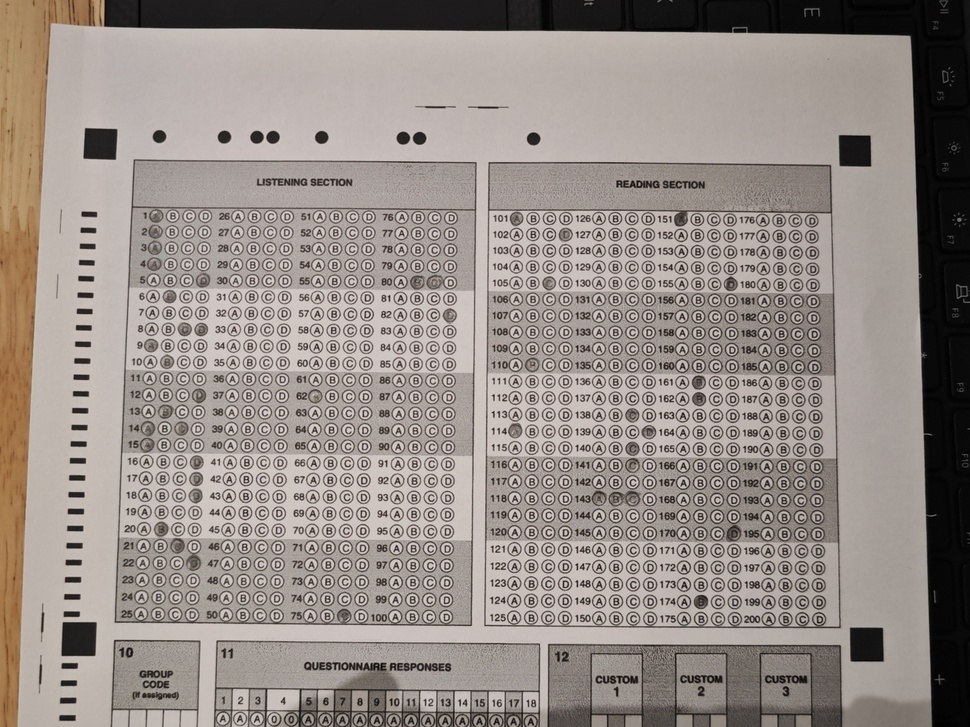
#> input picture ImageProcessing/input2.jpg, 970 x 727 px, shrunk from 2190 x 1642 before the run; its folder holds only this picture in this run
$ python imageProcessing.py
#> lines starting #> are read from the running program, lines starting #| are printed output that depends on the picture; after the words box and inside, x2 and y2 are one past the last pixel; in counts of white or black regions, pixels touching at a corner belong together
import cv2
import json
import numpy as np
from pathlib import Path
import pandas as pd

def bits_to_char(bits):
    if bits == (0,0,0,0): return '0'
    if bits == (1,0,0,0): return 'A'
    if bits == (0,1,0,0): return 'B'
    if bits == (0,0,1,0): return 'C'
    if bits == (0,0,0,1): return 'D'
    return 'X'

filename = Path("template_config.json")
with open(filename, 'r') as f:
#> (reads ImageProcessing/template_config.json from the repository)
    config = json.load(f)

key_path = Path("key.txt")
result_dir = Path("Result")
result_dir.mkdir(exist_ok=True)
result_xlsx = Path("result.xlsx")
all_results_list = []
excel_columns = ["name", "part1", "part2", "part3", "part4", "part5", "part6", "part7", "answer"]

image_files = list(Path('.').glob('*.jpg'))
for img_path in image_files:
    base_name = img_path.stem
    try:
        img = cv2.imread(img_path, cv2.IMREAD_UNCHANGED)
#> img is the input picture: shape (727, 970, 3); mean B, G, R 135.9, 141.1, 149.9
        img_gray = cv2.cvtColor(img, cv2.COLOR_BGR2GRAY)
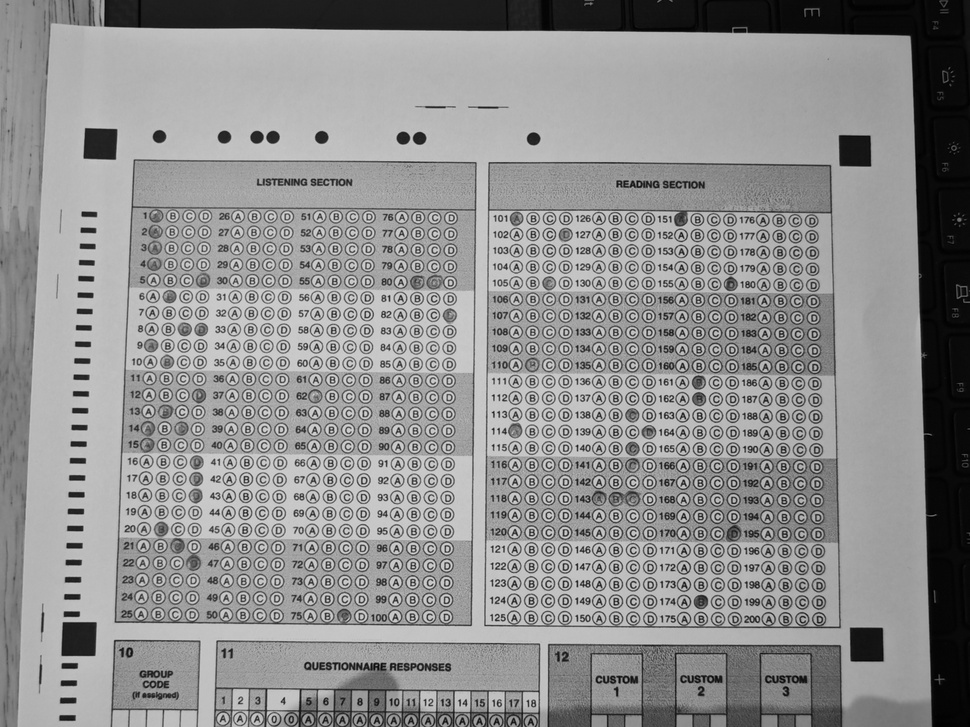
#> img_gray: shape (727, 970); min 0, max 228, mean 143.1
        _, img_binary = cv2.threshold(img_gray, 127, 255, cv2.THRESH_BINARY_INV)
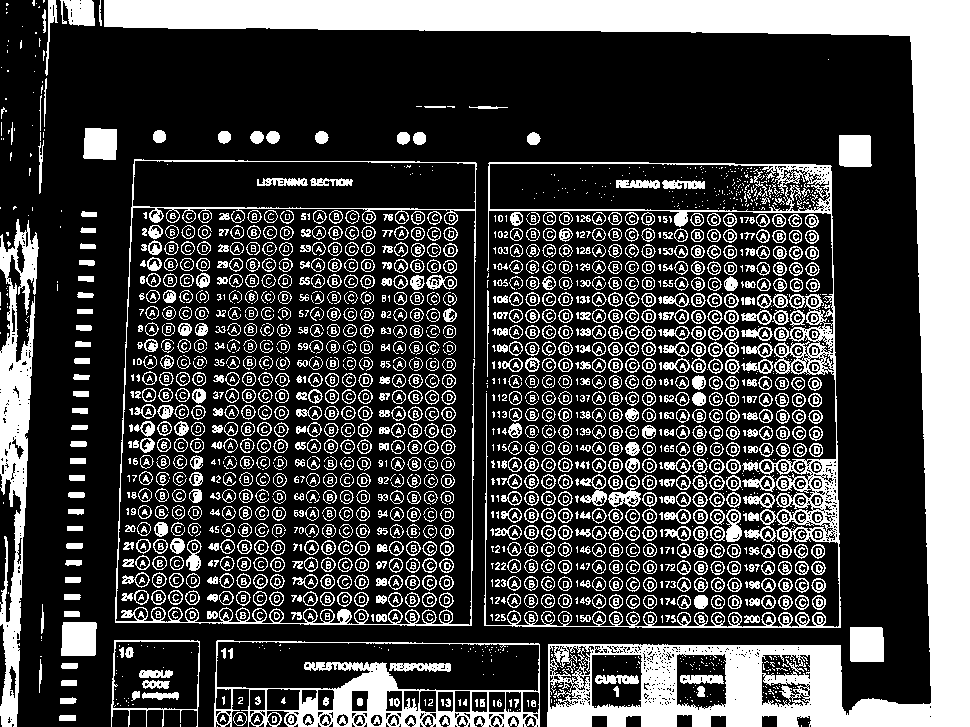
#> img_binary: shape (727, 970); 27.7% white; 2446 white regions (881 under 20 px)

        contours, _ = cv2.findContours(img_binary, cv2.RETR_EXTERNAL, cv2.CHAIN_APPROX_SIMPLE)
#> contours = 1472 contours, 634 with area under 20; largest, box (x1, y1, x2, y2) and area: (104, 0, 970, 727) 84046, (484, 162, 841, 628) 26302, (214, 640, 540, 727) 25890, (115, 159, 477, 626) 20331, (0, 219, 39, 727) 8722
        markers = []
        min_size = 0.5 * config['marker_scaling_ref'] * img_binary.shape[1]
#> min_size = 20.24
        min_density = 0.7  # tối thiểu 70% pixel trắng trong bounding box
        for cnt in contours:
            x, y, w, h = cv2.boundingRect(cnt)
            if w < min_size or h < min_size:
                continue
            aspect_ratio = w / h
            if not (0.8 <= aspect_ratio <= 1.2):
                continue
            roi = img_binary[y:y+h, x:x+w]
            density = np.sum(roi==255) / (w*h)
            if density >= min_density:
                markers.append((x, y, w, h))
#> this loop made 1472 passes
#> (x, y, w, h) on passes 1, 4, 5: (217, 726, 1, 1), (808, 722, 1, 1), (798, 718, 1, 1)
#> after the loop, markers = [(850, 627, 34, 35), (61, 622, 36, 34), (839, 135, 33, 32), (83, 128, 34, 32)]

        if len(markers) >= 4:
            centers = np.array([[x + w//2, y + h//2] for x, y, w, h in markers])
#> centers = [[867, 644], [79, 639], [855, 151], [100, 144]]
            s = centers.sum(axis=1)
#> s = [1511, 718, 1006, 244]
            diff = np.diff(centers, axis=1)
#> diff = [-223, 560, -704, 44]

            tl_idx = np.argmin(s)
#> tl_idx = 3
            br_idx = np.argmax(s)
#> br_idx = 0
            tr_idx = np.argmin(diff)
#> tr_idx = 2
            bl_idx = np.argmax(diff)
#> bl_idx = 1

            tl_rect = markers[tl_idx]
#> tl_rect = (83, 128, 34, 32)
            tr_rect = markers[tr_idx]
#> tr_rect = (839, 135, 33, 32)
            br_rect = markers[br_idx]
#> br_rect = (850, 627, 34, 35)
            bl_rect = markers[bl_idx]
#> bl_rect = (61, 622, 36, 34)

            SRC_POINTS = np.float32([
                [tl_rect[0], tl_rect[1]],  # 1. Góc TL của BB TL marker
                [tr_rect[0], tr_rect[1]],  # 2. Góc TL của BB TR marker
                [br_rect[0], br_rect[1]],  # 3. Góc TL của BB BR marker
                [bl_rect[0], bl_rect[1]]   # 4. Góc TL của BB BL marker
            ])
#> SRC_POINTS = [[83, 128], [839, 135], [850, 627], [61, 622]]
        DST_POINTS = np.float32([
            [0, 0],                                                         # Top-Left
            [config['warp_size']['width'], 0],                              # Top-Right
            [config['warp_size']['width'], config['warp_size']['height']],  # Bottom-Right
            [0, config['warp_size']['height']]                              # Bottom-Left
        ])
        M = cv2.getPerspectiveTransform(SRC_POINTS, DST_POINTS)
#> M = [[1.85, 0.0824, -164.1], [-0.0177, 1.91, -243.6], [-6.8e-06, 8.92e-05, 1]]
        img_warped = cv2.warpPerspective(img_binary, M, (config['warp_size']['width'], config['warp_size']['height']))
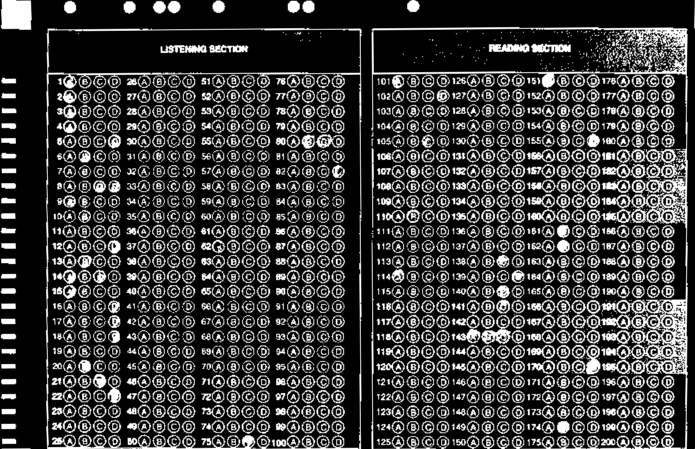
#> img_warped: shape (897, 1390) (shown at 1/2 size); min 0, max 255, mean 60.5

        img = cv2.warpPerspective(img, M, (config['warp_size']['width'], config['warp_size']['height']))
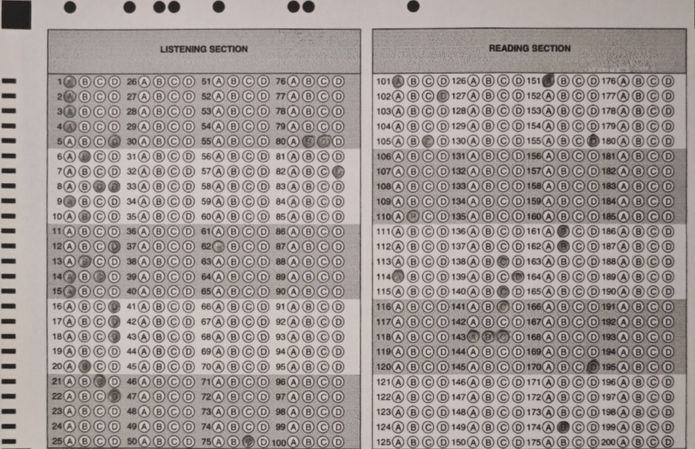
#> img: shape (897, 1390, 3) (shown at 1/2 size); mean B, G, R 148.3, 152, 160.7

        H_new, W_new = img_warped.shape[:2]
#> H_new = 897; W_new = 1390
        SCAN_THICKNESS = 50
        X_MIN_SIZE = 19; X_MAX_SIZE = 29  # Kích thước W/H ~ 24 +/- 5
        X_WH_RATIO_MIN = 0.8; X_WH_RATIO_MAX = 1.2 # Tỷ lệ ~ 1
        Y_W_MIN = 22; Y_W_MAX = 32         # Kích thước W ~ 27 +/- 5
        Y_H_MIN = 4; Y_H_MAX = 14
        valid_contours_top = []
        valid_contours_left = []
        FINAL_X_INDICES = []
        FINAL_Y_INDICES = []

        top_scan_slice = img_warped[0:SCAN_THICKNESS, 0:W_new]
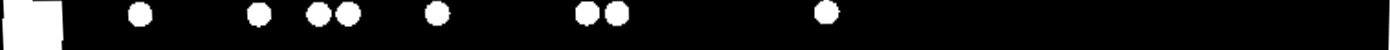
#> top_scan_slice: shape (50, 1390); min 0, max 255, mean 25
        contours_top, _ = cv2.findContours(top_scan_slice, cv2.RETR_EXTERNAL, cv2.CHAIN_APPROX_SIMPLE)
#> contours_top = 10 contours; largest, box (x1, y1, x2, y2) and area: (1, 0, 64, 50) 2948, (604, 0, 630, 27) 544, (424, 0, 452, 27) 544, (127, 1, 153, 28) 538, (334, 1, 362, 27) 536

        for c in contours_top:
            x, y, w, h = cv2.boundingRect(c)
            ratio = w / h if h > 0 else 0

            if (X_MIN_SIZE <= w <= X_MAX_SIZE and
                X_MIN_SIZE <= h <= X_MAX_SIZE and
                X_WH_RATIO_MIN <= ratio <= X_WH_RATIO_MAX):

                center_x = x + w // 2
                valid_contours_top.append({
                    'center_x': center_x,
                    'x': x,
                    'y': y,
                    'w': w,
                    'h': h
                })
#> this loop made 10 passes
#> (x, y, w, h, ratio, center_x) on passes 1, 2, 3, 4, 5, 7, 8, 9: (246, 2, 26, 26, 1, 259), (575, 1, 25, 26, 0.962, 587), (334, 1, 28, 26, 1.08, 348), (305, 1, 28, 27, 1.04, 319), (127, 1, 26, 27, 0.963, 140), (814, 0, 27, 25, 1.08, 827), (604, 0, 26, 27, 0.963, 617), (424, 0, 28, 27, 1.04, 438)
#> (x, y, w, h, ratio) on passes 6, 10: (1388, 0, 2, 50, 0.04), (1, 0, 63, 50, 1.26)
#> after the loop, valid_contours_top = 8 items

        if len(valid_contours_top) != 9:
            raise ValueError(f"❌ LỖI TEMPLATE: Biên trên tìm thấy {len(valid_contours_top)} bubble. YÊU CẦU 9.")

        valid_contours_top.sort(key=lambda item: item['center_x'])
        FINAL_X_INDICES = [item['center_x'] for item in valid_contours_top]
        left_scan_slice = img_warped[0:H_new, 0:SCAN_THICKNESS]
        contours_left, _ = cv2.findContours(left_scan_slice, cv2.RETR_EXTERNAL, cv2.CHAIN_APPROX_SIMPLE)

        for c in contours_left:
            x, y, w, h = cv2.boundingRect(c)

            if (Y_W_MIN <= w <= Y_W_MAX and
                Y_H_MIN <= h <= Y_H_MAX):

                center_y = y + h // 2
                valid_contours_left.append({
                    'center_y': center_y,
                    'x': x,
                    'y': y,
                    'w': w,
                    'h': h
                })
        valid_contours_left.sort(key=lambda item: item['center_y'])
        FINAL_Y_INDICES = [item['center_y'] for item in valid_contours_left]

        bubble_widths = [item['w'] for item in valid_contours_top]
        bubble_heights = [item['h'] for item in valid_contours_top]

        NEW_BUBBLE_W = np.mean(bubble_widths)
        NEW_BUBBLE_H = np.mean(bubble_heights)
        NEW_BUBBLE_R = (NEW_BUBBLE_W + NEW_BUBBLE_H) / 4

        dash_widths = [item['w'] for item in valid_contours_left]
        dash_heights = [item['h'] for item in valid_contours_left]

        NEW_DASH_W = np.mean(dash_widths)
        NEW_DASH_H = np.mean(dash_heights)

        S = FINAL_X_INDICES
        U = np.mean([S[5] - S[4], S[3] - S[2], S[2] - S[1]])
        LC = np.mean([(S[6] - S[0]) / 3, S[7] - S[5]])

        JUMP = S[8] - S[1]

        N = []

        N.append((S[1] + S[0]) / 2)

        N.extend([S[1], S[2], S[3]])
        X_1_4 = N[:4] # Lưu trữ x1, x2, x3, x4 để dùng lại

        N.extend([LC + x for x in X_1_4])

        N.extend([S[4], S[5]])

        N.append(N[-1] + U) # x11 = x10 + U
        N.append(N[-1] + U) # x12 = x11 + U

        N.extend([
            S[7] - U,
            S[7],
            S[7] + U,
            S[7] + 2 * U
        ])

        X_1_16 = N[:16]
        N.extend([JUMP + x for x in X_1_16])

        final_reference_grid = []
        for y in FINAL_Y_INDICES:
            row_centers = []
            for x in N:
                row_centers.append((int(x), int(y))) # Chuyển đổi sang int để vẽ
            final_reference_grid.append(row_centers)

        image_with_grid = img.copy()

        for i, row in enumerate(final_reference_grid):
            for j, (cx, cy) in enumerate(row):
                color_index = j % 4

                if color_index == 0: color = (0, 0, 255)    # Đỏ (Red)
                elif color_index == 1: color = (0, 255, 0)  # Xanh Lá (Green)
                elif color_index == 2: color = (255, 0, 0)  # Xanh Dương (Blue)
                else: color = (0, 255, 255)                 # Vàng (Yellow)

                cv2.circle(image_with_grid, (cx, cy), int(NEW_BUBBLE_R), color, 1) # Vẽ viền

        FINAL_X_INDICES_32 = N
        PIXEL_INTENSITY_THRESHOLD = 127
        MIN_FILL_PERCENTAGE = 0.50
        X_CENTERS = FINAL_X_INDICES_32
        Y_CENTERS = FINAL_Y_INDICES
        R = int(NEW_BUBBLE_R) # Bán kính trung bình

        detection_image = img_warped
        def detect_bubble(img_binary, center_x, center_y, R, threshold_value, min_fill_ratio):

            H, W = img_binary.shape[:2]

            r_start = max(0, center_y - R)
            r_end = min(H, center_y + R)
            c_start = max(0, center_x - R)
            c_end = min(W, center_x + R)

            roi = img_binary[r_start:r_end, c_start:c_end]

            if roi.size == 0:
                return 0

            dark_pixels = np.sum(roi >= threshold_value)

            total_pixels = roi.size
            fill_ratio = dark_pixels / total_pixels

            if fill_ratio >= min_fill_ratio:
                return 1  # Đã tô
            else:
                return 0  # Chưa tô

        result_matrix = np.zeros((len(Y_CENTERS), len(X_CENTERS)), dtype=int)
        marked_circles = [] # Lưu trữ tọa độ của các bubble được tô

        for i, center_y in enumerate(Y_CENTERS): # Lặp qua 25 hàng
            for j, center_x in enumerate(X_CENTERS): # Lặp qua 32 cột

                is_marked = detect_bubble(
                    detection_image,
                    int(center_x),
                    int(center_y),
                    R,
                    PIXEL_INTENSITY_THRESHOLD,
                    MIN_FILL_PERCENTAGE
                )

                result_matrix[i, j] = is_marked

                if is_marked == 1:
                    marked_circles.append((int(center_x), int(center_y)))

        MARKER_COLOR = (255, 0, 255) # Màu Magenta (Tím/Hồng đậm) cho bubble đã tô
        FILLED_THICKNESS = -1        # Độ dày -1 để tô đầy hình tròn

        for (cx, cy) in marked_circles:
            cv2.circle(image_with_grid, (cx, cy), R, MARKER_COLOR, FILLED_THICKNESS)

        OMR_RESULT_MATRIX = result_matrix
        rows, cols = result_matrix.shape

        if rows != len(FINAL_Y_INDICES) or cols != len(FINAL_X_INDICES_32):
            raise ValueError("Kích thước result_matrix không khớp với final indices.")

        if cols % 4 != 0:
            raise ValueError(f"Số cột ({cols}) không chia hết cho 4 — không thể nhóm 4 cột cho mỗi cụm.")

        groups = cols // 4
        num_questions = rows * groups  # kỳ vọng = 200 theo cấu hình của bạn

        answers_list = []

        for g in range(groups):                # g = 0..groups-1
            col_start = g * 4
            col_indices = list(range(col_start, col_start + 4))
            for r in range(rows):              # r = 0..rows-1 (top -> bottom)
                bits = tuple(int(result_matrix[r, c]) for c in col_indices)
                ch = bits_to_char(bits)
                answers_list.append(ch)

        with key_path.open("r", encoding="utf-8") as f:
            key_raw = f.read()
        key = ''.join(key_raw.split())  # remove whitespace/newlines

        n_answers = len(answers_list)
        n_key = len(key)
        if n_key != n_answers:
            raise ValueError(f"Độ dài khác nhau: key.txt có {n_key} ký tự, answers_list có {n_answers} phần tử. Cần bằng nhau.")

        correct_list = [1 if answers_list[i] == key[i] else 0 for i in range(n_answers)]

        ranges_1based = [
            (1, 6),
            (7, 31),
            (32, 70),
            (71, 100),
            (101, 130),
            (131, 146),
            (147, 200)
        ]
        parts = {}
        for idx, (a, b) in enumerate(ranges_1based, start=1):
            s = a - 1
            e = b
            parts[f"part{idx}"] = int(sum(correct_list[s:e]))

        save_img_path = result_dir / f"{base_name}_RESULT.png"
        ok = cv2.imwrite(str(save_img_path), image_with_grid)
        if not ok:
            raise RuntimeError(f"Lưu ảnh thất bại: {save_img_path}")
        answers_string = ''.join(answers_list)

        row_dict = {
            "name": base_name,
            "part1": parts["part1"],
            "part2": parts["part2"],
            "part3": parts["part3"],
            "part4": parts["part4"],
            "part5": parts["part5"],
            "part6": parts["part6"],
            "part7": parts["part7"],
            "answer": answers_string
        }

        all_results_list.append(row_dict)
        print(f"✅ Xử lý thành công: {img_path.name}.")
    except Exception as e:
        print(f"❌ LỖI khi xử lý file {img_path.name}: {e}")
        continue
df = pd.DataFrame(all_results_list, columns=excel_columns)
df.to_excel(result_xlsx, index=False)
